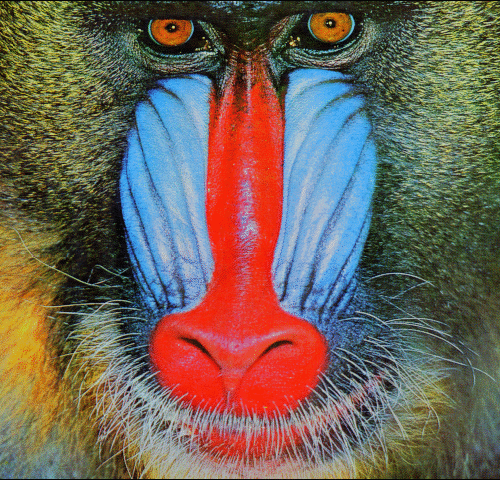
%> input picture 3. Histograms Lab/baboon.bmp, 500 x 480 px
$ octave h2_histogram_of_grayscale.m   (GNU Octave 9; MATLAB toolbox functions it lacks are replaced by stand-ins)
%> lines starting %> are read from the running program, lines starting %| are printed output that depends on the picture
clearvars;
close all;
clc;

% Open baboon.bmp and convert to grayscale.

image = imread('baboon.bmp');
%> image is the input picture: size 480x500x3 uint8; mean R, G, B 113, 100.4, 88.7
grayscale_image = rgb2gray(image);
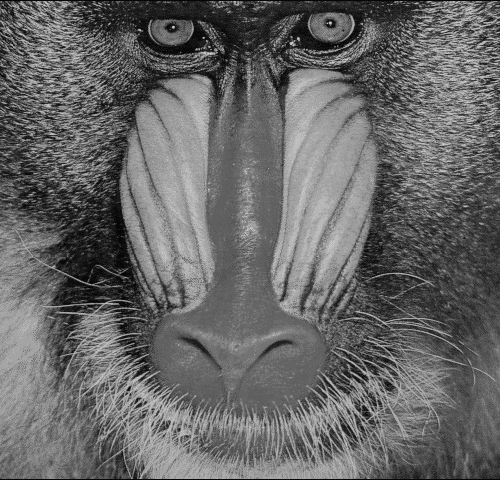
%> grayscale_image: size 480x500 uint8; min 6, max 201, mean 102.9

% Create versions of the original image with different grayscale and contrast:

% G – original image in grayscale
g = grayscale_image;

% G1 – values of all pixels increased by 70
g1 = g +70;
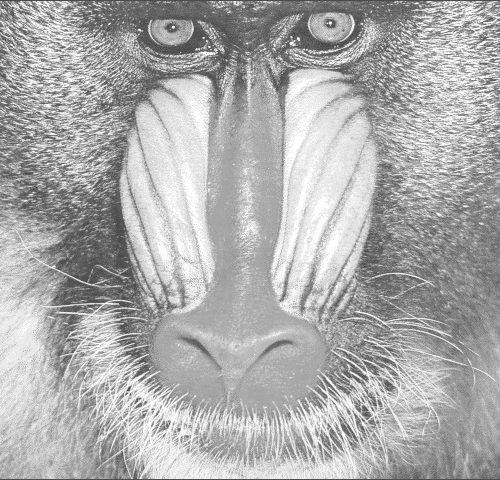
%> g1: size 480x500 uint8; min 76, max 255, mean 172.8

% G2 – values of all pixels decreased by 70
g2 = g -70;
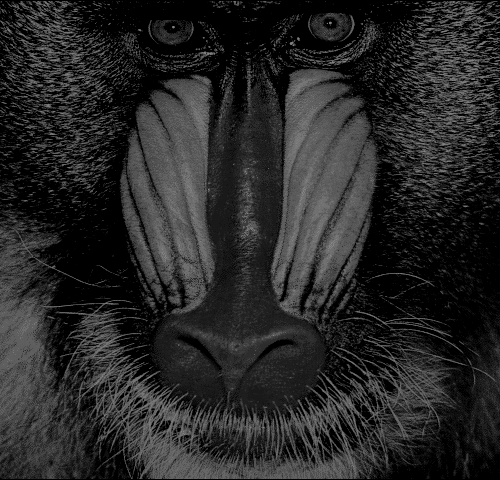
%> g2: size 480x500 uint8; min 0, max 131, mean 39.3

% G3 – increased contrast, e.g. G3=2*G
g3 = 2 * g;
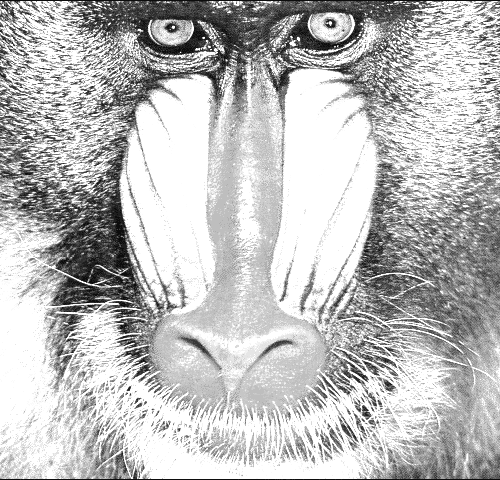
%> g3: size 480x500 uint8; min 12, max 255, mean 188.7

% G4 – decreased contrast, G4=0.5*G
g4 = 0.5 * g;
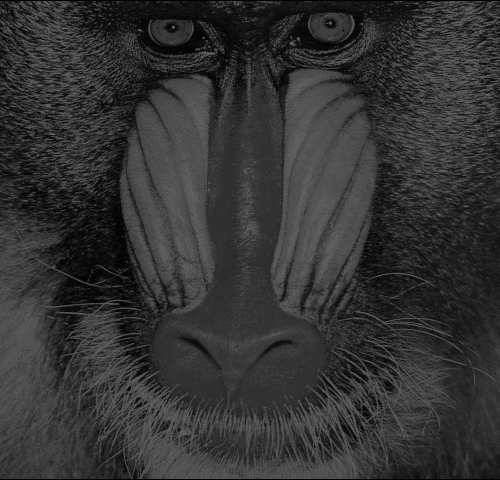
%> g4: size 480x500 uint8; min 3, max 101, mean 51.7

% Display all images and their histograms in subplots:

figure('position', [100, 100, 1400, 500]);

subplot(2,5,1);
imshow(g, []);
title('G');

subplot(2,5,2);
imshow(g1, []);
title('G1');

subplot(2,5,3);
imshow(g2, []);
title('G2');

subplot(2,5,4);
imshow(g3, []);
title('G3');

subplot(2,5,5);
imshow(g4, []);
title('G4');

% ----------------------------------------

subplot(2,5,6);
histogram(g(:), 0:255);
title('Histogram (G)');

subplot(2,5,7);
histogram(g1(:), 0:255);
title('Histogram (G1)');

subplot(2,5,8);
histogram(g2(:), 0:255);
title('Histogram (G2)');

subplot(2,5,9);
histogram(g3(:), 0:255);
title('Histogram (G3)');

subplot(2,5,10);
histogram(g4(:), 0:255);
title('Histogram (G4)');
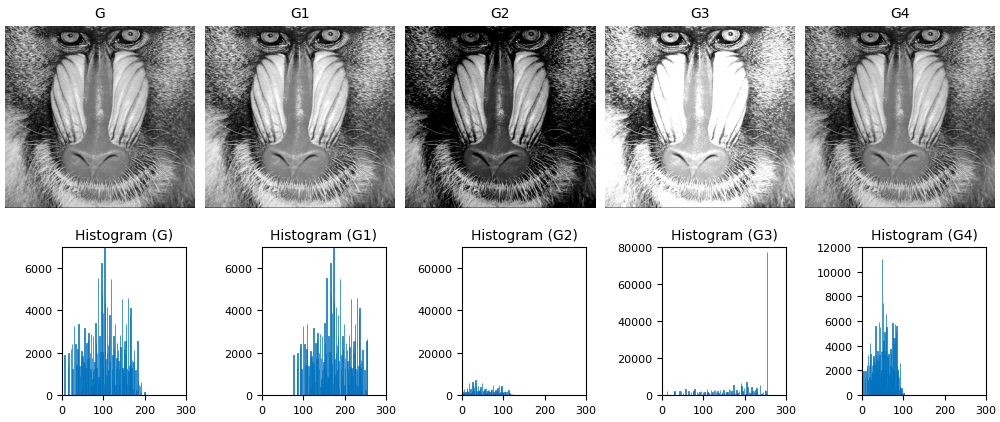
%> figure redrawn from the program's plot data, 10 panels

$ run again, with 3. Histograms Lab/hist1.bmp copied over 3. Histograms Lab/baboon.bmp
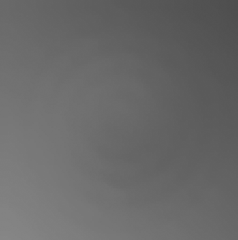
%> input picture 3. Histograms Lab/hist1.bmp, 238 x 240 px
%> image is the input picture: size 240x238 uint8; min 77, max 135, mean 105
%> `g3 = 2 * g;`:
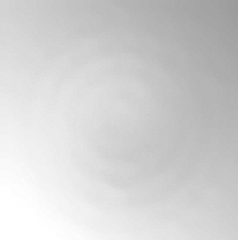
%> g3: size 240x238 uint8; min 154, max 255, mean 210
%> `g4 = 0.5 * g;`:
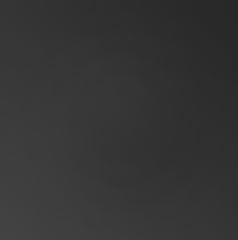
%> g4: size 240x238 uint8; min 39, max 68, mean 52.8

$ run again, with 3. Histograms Lab/hist3.bmp copied over 3. Histograms Lab/baboon.bmp
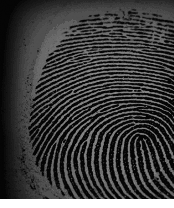
%> input picture 3. Histograms Lab/hist3.bmp, 174 x 208 px
%> image is the input picture: size 208x174 uint8; min 4, max 255, mean 61.1
%> `g3 = 2 * g;`:
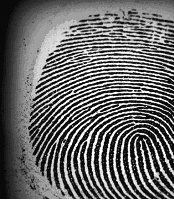
%> g3: size 208x174 uint8; min 8, max 255, mean 110.7
%> `g4 = 0.5 * g;`:
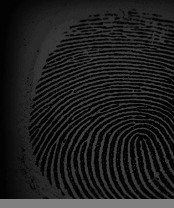
%> g4: size 208x174 uint8; min 2, max 128, mean 30.8
